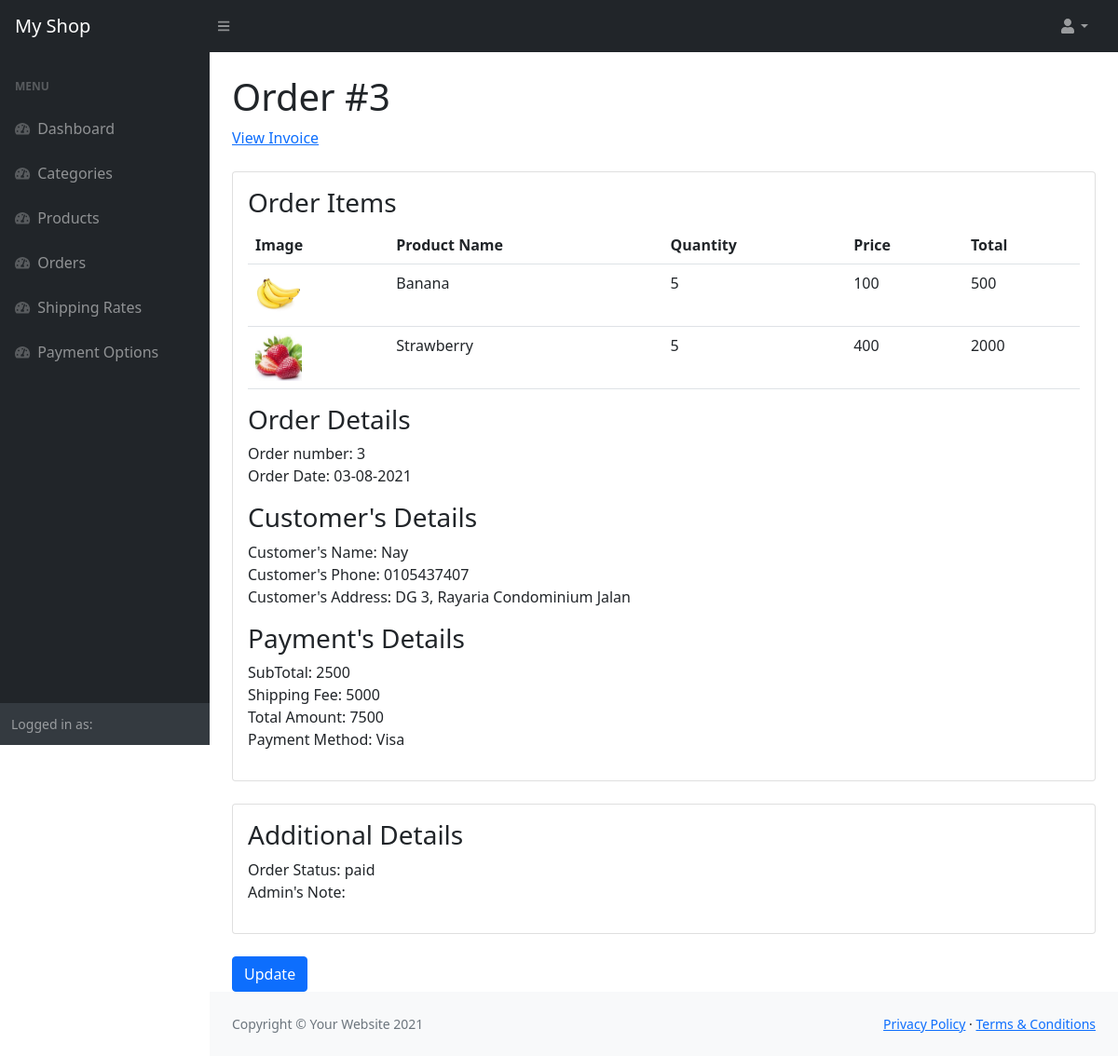
Screenshot of /admin/orders_single.php?id=3 with the database file from the repository.
### tables this page shows
CREATE TABLE `orders` (
  `id` int(11) NOT NULL,
  `customer_name` varchar(32) NOT NULL,
  `customer_phone` varchar(32) NOT NULL,
  `customer_address` varchar(32) NOT NULL,
  `customer_message` text NOT NULL,
  `payment_method` varchar(32) NOT NULL,
  `order_status` enum('pending','paid','shipped','completed','cancelled','refunded') NOT NULL,
  `admin_note` text NOT NULL,
  `user_id` int(11) NOT NULL,
  `shipping_rate_id` int(11) NOT NULL,
  `created_on` datetime NOT NULL DEFAULT CURRENT_TIMESTAMP
);

CREATE TABLE `order_items` (
  `id` int(11) NOT NULL,
  `quantity` int(11) NOT NULL,
  `price` int(11) NOT NULL,
  `product_id` int(11) NOT NULL,
  `order_id` int(11) NOT NULL,
  `created_on` datetime NOT NULL DEFAULT CURRENT_TIMESTAMP
);

CREATE TABLE `products` (
  `id` int(11) NOT NULL,
  `name` varchar(32) NOT NULL,
  `code` varchar(32) NOT NULL,
  `price` int(32) NOT NULL,
  `description` text NOT NULL,
  `image` varchar(255) NOT NULL,
  `category_id` int(11) NOT NULL,
  `created_on` datetime NOT NULL DEFAULT CURRENT_TIMESTAMP
);

CREATE TABLE `shippings` (
  `id` int(11) NOT NULL,
  `name` varchar(32) NOT NULL,
  `description` text NOT NULL,
  `price` int(32) NOT NULL,
  `created_on` datetime NOT NULL DEFAULT CURRENT_TIMESTAMP
);

CREATE TABLE `invoices` (
  `id` int(11) NOT NULL,
  `order_amount` int(32) NOT NULL,
  `amount_received` int(32) NOT NULL,
  `order_id` int(11) NOT NULL,
  `admin_note` text NOT NULL,
  `created_on` datetime NOT NULL DEFAULT CURRENT_TIMESTAMP
);

### admin/orders_single.php (the view, shortened to what this page needs)
<?php
include('inc/connect.php');
if(isset($_GET['id'])){
    $id = $_GET['id'];
    $sql = "SELECT shippings.price as shipping_fee, invoices.id as invoice_id, orders.id, orders.customer_name, orders.customer_phone, orders.customer_address, orders.payment_method, invoices.order_amount, orders.admin_note, orders.order_status, orders.created_on FROM orders, invoices, shippings WHERE orders.id=invoices.order_id AND orders.shipping_rate_id = shippings.id AND orders.id = {$id}";
    $result = $conn->query($sql);
    $order = array();
    if ($result->num_rows > 0) {
      $order = $result->fetch_assoc();
    }else{
        echo "Error:".$conn->error;
    }
    $sql = "SELECT products.image, products.name, order_items.quantity, order_items.price, order_items.quantity * order_items.price as total FROM order_items, products WHERE order_items.product_id = products.id AND order_items.order_id = {$id}";
    $result = $conn->query($sql);
    $order_items = array();
    if ($result->num_rows > 0) {
      while($row = $result->fetch_assoc()) {
        array_push($order_items, $row);
      }
    }
}else{
    header('Location:orders_list.php');
}
?>
<?php include("inc/header.php"); ?>
            <main>
                <div class="container-fluid px-4">
                    <h1 class="mt-4">Order #<?php echo $order['id']; ?></h1>
                    <a href="invoice_single.php?id=<?php echo $order['invoice_id']; ?>">View Invoice</a>
                    <div class="card mt-4">
                        <div class="card-body">
                            <h3>Order Items</h3>
                            <table class="table">
                            <tr>
                                <th>Image</th>
                                <th>Product Name</th>
                                <th>Quantity</th>
                                <th>Price</th>
                                <th>Total</th>
                            </tr>
                            <?php $order_items_total = 0; ?>
                            <?php foreach($order_items as $item): ?>
                                <?php
                                    $order_items_total += $item['total'];
                                ?>
                                <tr>
                                    <td><img src="../uploads/<?php echo $item['image']; ?>" width="50"></td>
                                    <td><?php echo $item['name']; ?></td>
                                    <td><?php echo $item['quantity']; ?></td>
                                    <td><?php echo $item['price']; ?></td>
                                    <td><?php echo $item['total']; ?></td>
                                </tr>
                            <?php endforeach; ?>
                            </table>
                            <h3>Order Details</h3>
                            <p>
                            Order number: <?php echo $order['id']; ?><br>
                            Order Date: <?php echo date("d-m-Y", strtotime($order['created_on']));?>
                            </p>
                            <h3>Customer's Details</h3>
                            <p>
                            Customer's Name: <?php echo $order['customer_name']; ?><br>
                            Customer's Phone: <?php echo $order['customer_phone']; ?><br>
                            Customer's Address: <?php echo $order['customer_address']; ?><br>
                            </p>
                            <h3>Payment's Details</h3>
                            <p>
                            SubTotal: <?php echo $order_items_total; ?><br>
                            Shipping Fee: <?php echo $order['shipping_fee']; ?><br>
                            Total Amount: <?php echo $order['order_amount']; ?><br>
                            Payment Method: <?php echo $order['payment_method']; ?>
                            </p>
                        </div>
                    </div>
                    <div class="card mt-4">
                        <div class="card-body">
                             <h3>Additional Details</h3>
                             <p>
                                Order Status: <?php echo $order['order_status']; ?><br>
                                Admin's Note:<br>
                             </p>
                        </div>
                    </div>
                    <a class="btn btn-primary mt-4" href="orders_update.php?id=<?php echo $order['id']; ?>">Update</a>
                </div>
            </main>
<?php include("inc/footer.php"); ?>

### rows the page displays
orders: id "3", created_on "03-08-2021", customer_name "Nay", customer_phone "0105437407", customer_address "DG 3, Rayaria Condominium Jalan", shippings.price "5000", invoices.order_amount "7500", payment_method "Visa", order_status "paid"
order_items: product.image (picture), product.name "Banana", quantity "5", price "100", total "500"
order_items: product.image (picture), product.name "Strawberry", quantity "5", price "400", total "2000"

### other values shown
$order_items_total "2500"
